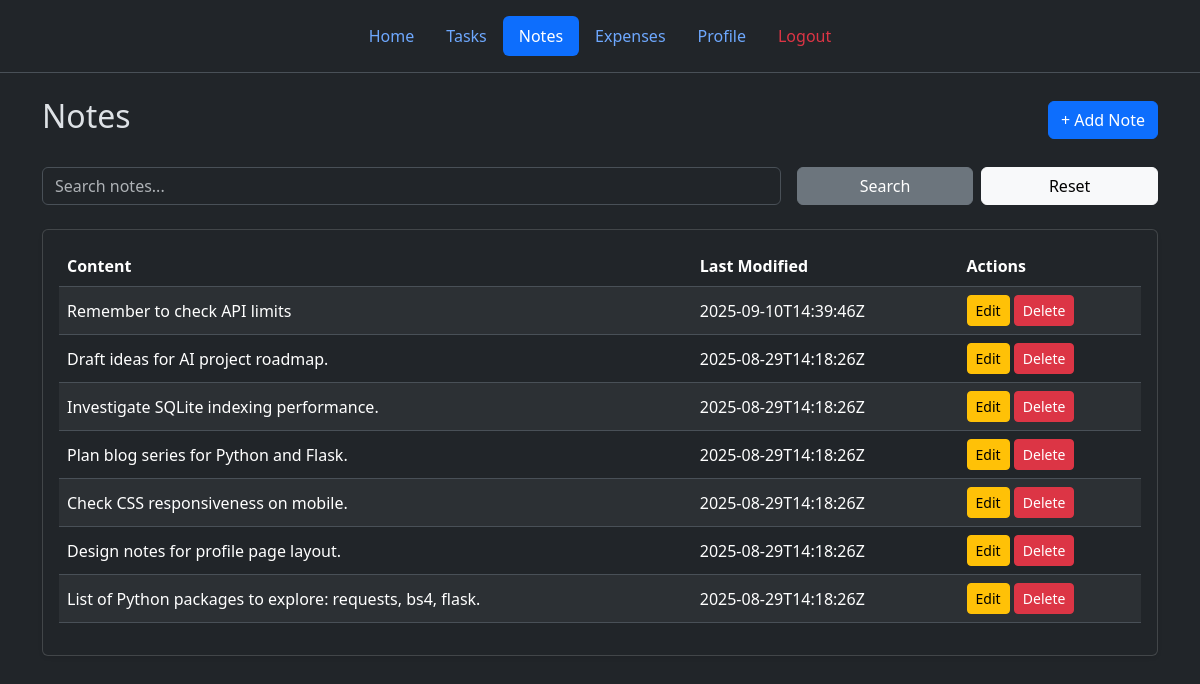
The page /notes (signed in) on the database its author committed.
### tables this page shows
CREATE TABLE notes (
  id TEXT PRIMARY KEY,            -- UUID v4
  user_id TEXT NOT NULL,
  content TEXT NOT NULL,
  is_deleted INTEGER DEFAULT 0,
  deleted_at TEXT,
  last_modified TEXT DEFAULT (strftime('%Y-%m-%dT%H:%M:%SZ','now')),
  synced INTEGER DEFAULT 0,
  FOREIGN KEY(user_id) REFERENCES users(id)
);

### web/routes.py (the view)
@main_bp.route("/notes")
@login_required
def notes_page():
    user_id = session["user_id"]
    db_path = current_app.config["DB_PATH"]
    search_term = request.args.get('q')
    all_notes = get_notes(db_path, user_id, search_term)
    return render_template("notes.html", notes=all_notes)

### web/models.py (called while the page is built)
def get_notes(db_path, user_id, search_term=None):
    query = "SELECT * FROM notes WHERE user_id=? AND is_deleted=0"
    params = [user_id]
    if search_term:
        query += " AND content LIKE ?"
        params.append(f'%{search_term}%')
    query += " ORDER BY last_modified DESC"
    with get_db_connection(db_path) as conn:
        return conn.execute(query, tuple(params)).fetchall()

### web/routes.py (called while the page is built)
def login_required(f):
    @wraps(f)
    def decorated_function(*args, **kwargs):
        if "user_id" not in session:
            flash("Please login to access this page.", "warning")
            return redirect(url_for("auth_bp.login"))
        return f(*args, **kwargs)
    return decorated_function

### web/utils.py (called while the page is built)
def get_db_connection(db_path: str):
    connect = sqlite3.connect(db_path)
    connect.row_factory = sqlite3.Row
    return connect

### web/templates/notes.html (shortened to what this page needs)
{% extends "base.html" %} {% block content %}
<div class="container mt-4">
  <div class="d-flex justify-content-between align-items-center mb-4">
    <h2>Notes</h2>
    <button
      class="btn btn-primary"
      data-bs-toggle="modal"
      data-bs-target="#addNoteModal"
    >
      + Add Note
    </button>
  </div>
  <form method="GET" class="row g-3 mb-4">
    <div class="col-md-8">
      <input
        type="text"
        name="q"
        class="form-control"
        placeholder="Search notes..."
        value="{{ request.args.get('q', '') }}"
      />
    </div>
    <div class="col-md-4 d-flex gap-2">
      <button class="btn btn-secondary w-50" type="submit">Search</button>
      <a href="{{ url_for('main_bp.notes_page') }}" class="btn btn-light w-50"
        >Reset</a
      >
    </div>
  </form>
  <div class="card shadow-sm">
    <div class="card-body">
      {% if notes %}
      <div class="table-responsive">
        <table class="table table-striped table-hover align-middle">
          <thead>
            <tr>
              <th>Content</th>
              <th>Last Modified</th>
              <th>Actions</th>
            </tr>
          </thead>
          <tbody>
            {% for note in notes %}
            <tr>
              <td>
                {{ note.content[:80] }}
              </td>
              <td>{{ note.last_modified or "-" }}</td>
              <td>
                <button
                  class="btn btn-sm btn-warning"
                  data-bs-toggle="modal"
                  data-bs-target="#editNote{{ note.id }}"
                >
                  Edit
                </button>
                <form
                  method="POST"
                  action="{{ url_for('main_bp.remove_note', note_id=note.id) }}"
                  class="d-inline"
                  onsubmit="return confirm('Are you sure you want to delete this note?');"
                >
                  <button type="submit" class="btn btn-sm btn-danger">
                    Delete
                  </button>
                </form>
              </td>
            </tr>
            {% endfor %}
          </tbody>
        </table>
      </div>
      {% else %}
      <p class="text-muted text-center">No notes available.</p>
      {% endif %}
    </div>
  </div>
</div>
{% endblock %}

### rows shown on the page
notes: content "Remember to check API limits", last_modified "2025-09-10T14:39:46Z"
notes: content "Draft ideas for AI project roadmap.", last_modified "2025-08-29T14:18:26Z"
notes: content "Investigate SQLite indexing performance.", last_modified "2025-08-29T14:18:26Z"
notes: content "Plan blog series for Python and Flask.", last_modified "2025-08-29T14:18:26Z"
notes: content "Check CSS responsiveness on mobile.", last_modified "2025-08-29T14:18:26Z"
notes: content "Design notes for profile page layout.", last_modified "2025-08-29T14:18:26Z"
notes: content "List of Python packages to explore: requests, bs4, flask.", last_modified "2025-08-29T14:18:26Z"
